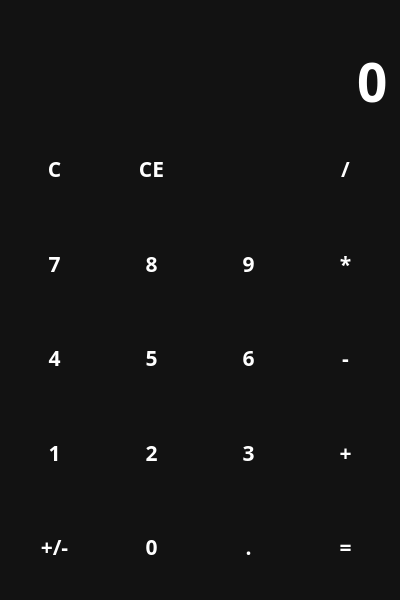
<?xml version="1.0" encoding="UTF-8"?>
<ui version="4.0">
 <class>MainWindow</class>
 <widget class="QMainWindow" name="MainWindow">
  <property name="geometry">
   <rect>
    <x>0</x>
    <y>0</y>
    <width>400</width>
    <height>600</height>
   </rect>
  </property>
  <property name="minimumSize">
   <size>
    <width>400</width>
    <height>600</height>
   </size>
  </property>
  <property name="font">
   <font>
    <family>Rubik</family>
    <pointsize>16</pointsize>
    <weight>75</weight>
    <bold>true</bold>
   </font>
  </property>
  <property name="windowTitle">
   <string>calculator)</string>
  </property>
  <property name="windowIcon">
   <iconset resource="files.qrc">
    <normaloff>:/icons/icons/outline_calculate_white_24dp.png</normaloff>:/icons/icons/outline_calculate_white_24dp.png</iconset>
  </property>
  <property name="styleSheet">
   <string notr="true">QWidget {
	color: white;
	background-color: #121212;
	font-family: Rubik;
	font-size: 16pt;
	font-weight: 600;
}

QPushButton {
	background-color: transparent;
	border: none;
}

QPushButton:hover {
	background-color: #666;
}

QPushButton:pressed {
	background-color: #888;
}</string>
  </property>
  <widget class="QWidget" name="centralwidget">
   <layout class="QVBoxLayout" name="verticalLayout">
    <item>
     <widget class="QLabel" name="lbl_temp">
      <property name="sizePolicy">
       <sizepolicy hsizetype="Preferred" vsizetype="Maximum">
        <horstretch>0</horstretch>
        <verstretch>0</verstretch>
       </sizepolicy>
      </property>
      <property name="styleSheet">
       <string notr="true">color: #888;</string>
      </property>
      <property name="text">
       <string/>
      </property>
      <property name="alignment">
       <set>Qt::AlignRight|Qt::AlignTrailing|Qt::AlignVCenter</set>
      </property>
     </widget>
    </item>
    <item>
     <widget class="QLineEdit" name="le_entry">
      <property name="sizePolicy">
       <sizepolicy hsizetype="Expanding" vsizetype="Maximum">
        <horstretch>0</horstretch>
        <verstretch>0</verstretch>
       </sizepolicy>
      </property>
      <property name="styleSheet">
       <string notr="true">font-size: 40pt;
border: none;</string>
      </property>
      <property name="text">
       <string>0</string>
      </property>
      <property name="maxLength">
       <number>15</number>
      </property>
      <property name="alignment">
       <set>Qt::AlignRight|Qt::AlignTrailing|Qt::AlignVCenter</set>
      </property>
      <property name="readOnly">
       <bool>true</bool>
      </property>
     </widget>
    </item>
    <item>
     <layout class="QGridLayout" name="Layout_Button">
      <item row="3" column="3">
       <widget class="QPushButton" name="btn_plus">
        <property name="sizePolicy">
         <sizepolicy hsizetype="Minimum" vsizetype="Expanding">
          <horstretch>0</horstretch>
          <verstretch>0</verstretch>
         </sizepolicy>
        </property>
        <property name="cursor">
         <cursorShape>PointingHandCursor</cursorShape>
        </property>
        <property name="text">
         <string>+</string>
        </property>
        <property name="shortcut">
         <string>+</string>
        </property>
       </widget>
      </item>
      <item row="1" column="0">
       <widget class="QPushButton" name="btn_7">
        <property name="sizePolicy">
         <sizepolicy hsizetype="Minimum" vsizetype="Expanding">
          <horstretch>0</horstretch>
          <verstretch>0</verstretch>
         </sizepolicy>
        </property>
        <property name="cursor">
         <cursorShape>PointingHandCursor</cursorShape>
        </property>
        <property name="text">
         <string>7</string>
        </property>
        <property name="shortcut">
         <string>7</string>
        </property>
       </widget>
      </item>
      <item row="0" column="0">
       <widget class="QPushButton" name="btn_C">
        <property name="sizePolicy">
         <sizepolicy hsizetype="Minimum" vsizetype="Expanding">
          <horstretch>0</horstretch>
          <verstretch>0</verstretch>
         </sizepolicy>
        </property>
        <property name="cursor">
         <cursorShape>PointingHandCursor</cursorShape>
        </property>
        <property name="text">
         <string>C</string>
        </property>
       </widget>
      </item>
      <item row="2" column="0">
       <widget class="QPushButton" name="btn_4">
        <property name="sizePolicy">
         <sizepolicy hsizetype="Minimum" vsizetype="Expanding">
          <horstretch>0</horstretch>
          <verstretch>0</verstretch>
         </sizepolicy>
        </property>
        <property name="cursor">
         <cursorShape>PointingHandCursor</cursorShape>
        </property>
        <property name="text">
         <string>4</string>
        </property>
        <property name="shortcut">
         <string>4</string>
        </property>
       </widget>
      </item>
      <item row="2" column="1">
       <widget class="QPushButton" name="btn_5">
        <property name="sizePolicy">
         <sizepolicy hsizetype="Minimum" vsizetype="Expanding">
          <horstretch>0</horstretch>
          <verstretch>0</verstretch>
         </sizepolicy>
        </property>
        <property name="cursor">
         <cursorShape>PointingHandCursor</cursorShape>
        </property>
        <property name="text">
         <string>5</string>
        </property>
        <property name="shortcut">
         <string>5</string>
        </property>
       </widget>
      </item>
      <item row="3" column="0">
       <widget class="QPushButton" name="btn_1">
        <property name="sizePolicy">
         <sizepolicy hsizetype="Minimum" vsizetype="Expanding">
          <horstretch>0</horstretch>
          <verstretch>0</verstretch>
         </sizepolicy>
        </property>
        <property name="cursor">
         <cursorShape>PointingHandCursor</cursorShape>
        </property>
        <property name="text">
         <string>1</string>
        </property>
        <property name="shortcut">
         <string>1</string>
        </property>
       </widget>
      </item>
      <item row="3" column="1">
       <widget class="QPushButton" name="btn_2">
        <property name="sizePolicy">
         <sizepolicy hsizetype="Minimum" vsizetype="Expanding">
          <horstretch>0</horstretch>
          <verstretch>0</verstretch>
         </sizepolicy>
        </property>
        <property name="cursor">
         <cursorShape>PointingHandCursor</cursorShape>
        </property>
        <property name="text">
         <string>2</string>
        </property>
        <property name="shortcut">
         <string>2</string>
        </property>
       </widget>
      </item>
      <item row="4" column="1">
       <widget class="QPushButton" name="btn_0">
        <property name="sizePolicy">
         <sizepolicy hsizetype="Minimum" vsizetype="Expanding">
          <horstretch>0</horstretch>
          <verstretch>0</verstretch>
         </sizepolicy>
        </property>
        <property name="cursor">
         <cursorShape>PointingHandCursor</cursorShape>
        </property>
        <property name="text">
         <string>0</string>
        </property>
        <property name="shortcut">
         <string>0</string>
        </property>
       </widget>
      </item>
      <item row="4" column="2">
       <widget class="QPushButton" name="btn_dot">
        <property name="sizePolicy">
         <sizepolicy hsizetype="Minimum" vsizetype="Expanding">
          <horstretch>0</horstretch>
          <verstretch>0</verstretch>
         </sizepolicy>
        </property>
        <property name="cursor">
         <cursorShape>PointingHandCursor</cursorShape>
        </property>
        <property name="text">
         <string>.</string>
        </property>
        <property name="shortcut">
         <string>.</string>
        </property>
       </widget>
      </item>
      <item row="3" column="2">
       <widget class="QPushButton" name="btn_3">
        <property name="sizePolicy">
         <sizepolicy hsizetype="Minimum" vsizetype="Expanding">
          <horstretch>0</horstretch>
          <verstretch>0</verstretch>
         </sizepolicy>
        </property>
        <property name="cursor">
         <cursorShape>PointingHandCursor</cursorShape>
        </property>
        <property name="text">
         <string>3</string>
        </property>
        <property name="shortcut">
         <string>3</string>
        </property>
       </widget>
      </item>
      <item row="2" column="2">
       <widget class="QPushButton" name="btn_6">
        <property name="sizePolicy">
         <sizepolicy hsizetype="Minimum" vsizetype="Expanding">
          <horstretch>0</horstretch>
          <verstretch>0</verstretch>
         </sizepolicy>
        </property>
        <property name="cursor">
         <cursorShape>PointingHandCursor</cursorShape>
        </property>
        <property name="text">
         <string>6</string>
        </property>
        <property name="shortcut">
         <string>6</string>
        </property>
       </widget>
      </item>
      <item row="1" column="1">
       <widget class="QPushButton" name="btn_8">
        <property name="sizePolicy">
         <sizepolicy hsizetype="Minimum" vsizetype="Expanding">
          <horstretch>0</horstretch>
          <verstretch>0</verstretch>
         </sizepolicy>
        </property>
        <property name="cursor">
         <cursorShape>PointingHandCursor</cursorShape>
        </property>
        <property name="text">
         <string>8</string>
        </property>
        <property name="shortcut">
         <string>8</string>
        </property>
       </widget>
      </item>
      <item row="1" column="2">
       <widget class="QPushButton" name="btn_9">
        <property name="sizePolicy">
         <sizepolicy hsizetype="Minimum" vsizetype="Expanding">
          <horstretch>0</horstretch>
          <verstretch>0</verstretch>
         </sizepolicy>
        </property>
        <property name="cursor">
         <cursorShape>PointingHandCursor</cursorShape>
        </property>
        <property name="text">
         <string>9</string>
        </property>
        <property name="shortcut">
         <string>9</string>
        </property>
       </widget>
      </item>
      <item row="4" column="0">
       <widget class="QPushButton" name="btn_xz">
        <property name="sizePolicy">
         <sizepolicy hsizetype="Minimum" vsizetype="Expanding">
          <horstretch>0</horstretch>
          <verstretch>0</verstretch>
         </sizepolicy>
        </property>
        <property name="cursor">
         <cursorShape>PointingHandCursor</cursorShape>
        </property>
        <property name="text">
         <string>+/-</string>
        </property>
       </widget>
      </item>
      <item row="0" column="1">
       <widget class="QPushButton" name="btn_CE">
        <property name="sizePolicy">
         <sizepolicy hsizetype="Minimum" vsizetype="Expanding">
          <horstretch>0</horstretch>
          <verstretch>0</verstretch>
         </sizepolicy>
        </property>
        <property name="cursor">
         <cursorShape>PointingHandCursor</cursorShape>
        </property>
        <property name="text">
         <string>CE</string>
        </property>
       </widget>
      </item>
      <item row="0" column="2">
       <widget class="QPushButton" name="btn_backspace">
        <property name="sizePolicy">
         <sizepolicy hsizetype="Minimum" vsizetype="Expanding">
          <horstretch>0</horstretch>
          <verstretch>0</verstretch>
         </sizepolicy>
        </property>
        <property name="cursor">
         <cursorShape>PointingHandCursor</cursorShape>
        </property>
        <property name="text">
         <string/>
        </property>
        <property name="icon">
         <iconset resource="files.qrc">
          <normaloff>:/icons/icons/outline_backspace_white_24dp.png</normaloff>:/icons/icons/outline_backspace_white_24dp.png</iconset>
        </property>
        <property name="iconSize">
         <size>
          <width>24</width>
          <height>24</height>
         </size>
        </property>
        <property name="shortcut">
         <string>Backspace</string>
        </property>
       </widget>
      </item>
      <item row="0" column="3">
       <widget class="QPushButton" name="btn_det">
        <property name="sizePolicy">
         <sizepolicy hsizetype="Minimum" vsizetype="Expanding">
          <horstretch>0</horstretch>
          <verstretch>0</verstretch>
         </sizepolicy>
        </property>
        <property name="cursor">
         <cursorShape>PointingHandCursor</cursorShape>
        </property>
        <property name="text">
         <string>/</string>
        </property>
        <property name="shortcut">
         <string>/</string>
        </property>
       </widget>
      </item>
      <item row="1" column="3">
       <widget class="QPushButton" name="btn_prod">
        <property name="sizePolicy">
         <sizepolicy hsizetype="Minimum" vsizetype="Expanding">
          <horstretch>0</horstretch>
          <verstretch>0</verstretch>
         </sizepolicy>
        </property>
        <property name="cursor">
         <cursorShape>PointingHandCursor</cursorShape>
        </property>
        <property name="text">
         <string>*</string>
        </property>
        <property name="shortcut">
         <string>*</string>
        </property>
       </widget>
      </item>
      <item row="2" column="3">
       <widget class="QPushButton" name="btn_minus">
        <property name="sizePolicy">
         <sizepolicy hsizetype="Minimum" vsizetype="Expanding">
          <horstretch>0</horstretch>
          <verstretch>0</verstretch>
         </sizepolicy>
        </property>
        <property name="cursor">
         <cursorShape>PointingHandCursor</cursorShape>
        </property>
        <property name="text">
         <string>-</string>
        </property>
        <property name="shortcut">
         <string>-</string>
        </property>
       </widget>
      </item>
      <item row="4" column="3">
       <widget class="QPushButton" name="btn_equal">
        <property name="sizePolicy">
         <sizepolicy hsizetype="Minimum" vsizetype="Expanding">
          <horstretch>0</horstretch>
          <verstretch>0</verstretch>
         </sizepolicy>
        </property>
        <property name="cursor">
         <cursorShape>PointingHandCursor</cursorShape>
        </property>
        <property name="text">
         <string>=</string>
        </property>
        <property name="shortcut">
         <string>=</string>
        </property>
       </widget>
      </item>
     </layout>
    </item>
   </layout>
  </widget>
 </widget>
 <resources>
  <include location="files.qrc"/>
 </resources>
 <connections/>
</ui>
